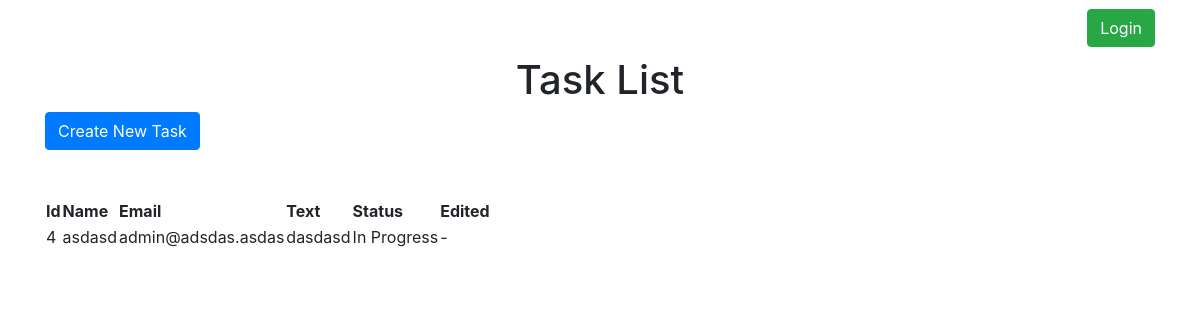
Before: / with the older database file.
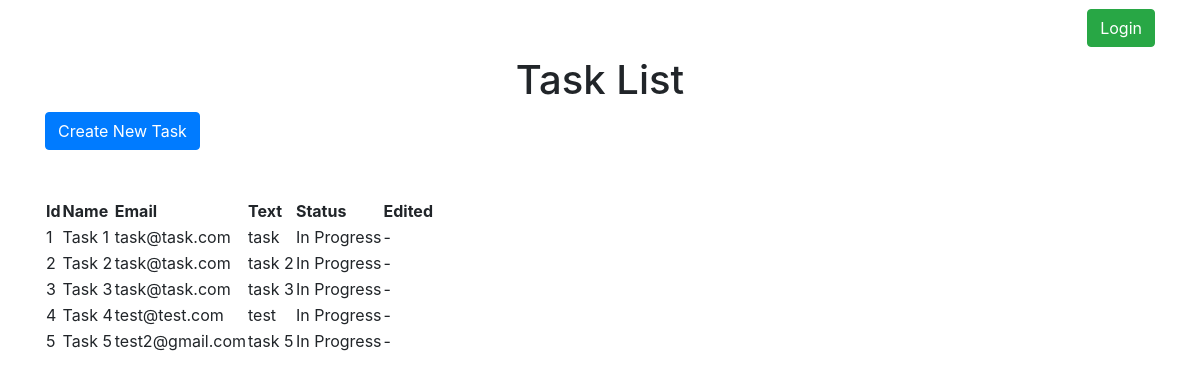
After: the same page with the newer database file.
### tables this page shows
CREATE TABLE `task` (
  `id` int(11) NOT NULL AUTO_INCREMENT,
  `name` varchar(250) DEFAULT NULL,
  `email` varchar(250) DEFAULT NULL,
  `text` text,
  `status` varchar(11) NOT NULL,
  `is_edited` tinyint(1) DEFAULT NULL,
  PRIMARY KEY (`id`)
);

### app/core/Controller.php (called while the page is built, shortened)
<?php
class Controller
{
	public function view($view, $data = [])
	{
		require_once './app/views/' . $view . '.php';
	}
	public function model($model)
	{
		return new $model;
	}
}

### app/controllers/TaskController.php (called while the page is built, shortened)
<?php
class TaskController extends Controller {
	public function index()
	{
		$data['title'] = 'Task List';
		$data['task'] = $this->model('Task')->getAll();
		$this->view('layouts/header', $data);
		$this->view('task/index', $data);
		$this->view('layouts/footer');
	}
}

### app/core/App.php (called while the page is built, shortened)
<?php
class App
{
	protected $controller = 'TaskController';
	protected $method = 'index';
	protected $params = [];
	public function __construct()
	{
		$url = $this->parseURL();
		if (file_exists('./app/controllers/'.$url[0] . '.php')) {
			$this->controller = $url[0];
		}else{
		    echo "{$url[0]} not found";
		}
		$this->controller = new $this->controller;
	}
	public function parseURL()
	{
		if (isset($_GET['url']))
		{
			$url 	= explode('/', filter_var(trim($_GET['url']), FILTER_SANITIZE_URL));
			$url[0] = $url[0] . 'Controller';
		}else{
			$url[0] = 'taskController';
		}
		return $url;
	}
	public function run()
	{
		return call_user_func_array([$this->controller, $this->method], $this->params);
	}
}

### index.php (called while the page is built, shortened)
<?php
$app = new App;
$app->run();

### app/core/Database.php (called while the page is built, shortened)
<?php
class Database {
	private $host 	= DB_HOST;
	private $user 	= DB_USER;
	private $pass 	= DB_PASS;
	private $dbase 	= DB_NAME;
	private $dbh;
	private $stmt;
	public function __construct()
	{
		$dsn = 'mysql:host=' . $this->host . ';dbname=' . $this->dbase;
		$option = [
			PDO::ATTR_PERSISTENT => true,
			PDO::ATTR_ERRMODE 	 => PDO::ERRMODE_EXCEPTION
		];
		try {
			$this->dbh = new PDO($dsn, $this->user, $this->pass, $option);
		} catch (PDOException $e) {
			print_r($e->getMessage());
			die;
		}
	}
	public function query($query)
	{
		$this->stmt = $this->dbh->prepare($query);
	}
	public function execute()
	{
		$this->stmt->execute();
	}
	public function resultSet()
	{
		$this->execute();
		return $this->stmt->fetchAll(PDO::FETCH_ASSOC);
	}
}

### app/models/Task.php (called while the page is built, shortened)
<?php
class Task
{
    private $db;
    private $table = 'task';
    public function __construct()
    {
        $this->db = new Database;
    }
    public function getAll()
    {
        $this->db->query("SELECT * FROM {$this->table}");
        return $this->db->resultSet();
    }
}

### app/views/task/index.php (the view, shortened to what this page needs)
<div class="container tasks">
    <div class="row">
        <div class="col-md-12 text-center">
            <h1 class=""><?= $data['title']; ?></h1>
        </div>
        <div class="col-md-12">
            <a href="<?= BASEURL ?>/task/create" class="btn btn-primary">
                Create New Task
            </a>
        </div>
        <div class="col-md-12">
            <div class="table-responsive mt-5">
                <table id="tasksTable" class="display">
                    <thead>
                    <tr>
                        <th scope="col">Id</th>
                        <th scope="col">Name</th>
                        <th scope="col">Email</th>
                        <th scope="col">Text</th>
                        <th scope="col">Status</th>
                        <th scope="col">Edited</th>
                    </tr>
                    </thead>
                    <tbody>
                    <?php foreach ($data['task'] as $key => $value): ?>
                        <tr>
                            <td><?= $value['id']; ?></td>
                            <td><?= $value['name']; ?></td>
                            <td><?= $value['email']; ?></td>
                            <td><?= $value['text']; ?></td>
                            <td><?= $value['status'] == 0 ? 'In Progress' : 'Done' ?></td>
                            <td> <?= $value['is_edited'] ? '<span>Edited</span>' : '-' ?></td>
                        </tr>
                    <?php endforeach; ?>
                    </tbody>
                </table>
            </div>
        </div>
    </div>
</div>

### app/views/layouts/header.php (shortened to what this page needs)
<!DOCTYPE html>
<html lang="en">
<head>
    <link rel="stylesheet" href="<?= BASEURL; ?>/assets/css/style.css">
    <link rel="stylesheet" href="<?= BASEURL; ?>/assets/css/bootstrap.min.css">
    <link rel="stylesheet" type="text/css" href="<?= BASEURL; ?>/assets/css/datatables.min.css"">
</head>
<body>
<nav class="navbar navbar-expand-lg">
    <div class="container">
        <?php if($_SESSION['login'] == 'admin'){?>
        <a href="<?= BASEURL ?>/user/logout" class="btn btn-danger">
            Logout
        </a>
        <?php }else{ ?>
        <a href="<?= BASEURL ?>/user/login" class="btn btn-success">
            Login
        </a>
        <?php } ?>
    </div>
</nav>

### app/views/layouts/footer.php (shortened to what this page needs)
</body>
</html>

Changed rows visible on the page:
added task: id "1", name "Task 1", email "task@task.com", text "task", status "In Progress"
added task: id "2", name "Task 2", email "task@task.com", text "task 2", status "In Progress"
added task: id "3", name "Task 3", email "task@task.com", text "task 3", status "In Progress"
changed task id 4: name "asdasd" → "Task 4"; email "admin@adsdas.asdas" → "test@test.com"; text "dasdasd" → "test"
added task: id "5", name "Task 5", email "test2@gmail.com", text "task 5", status "In Progress"
